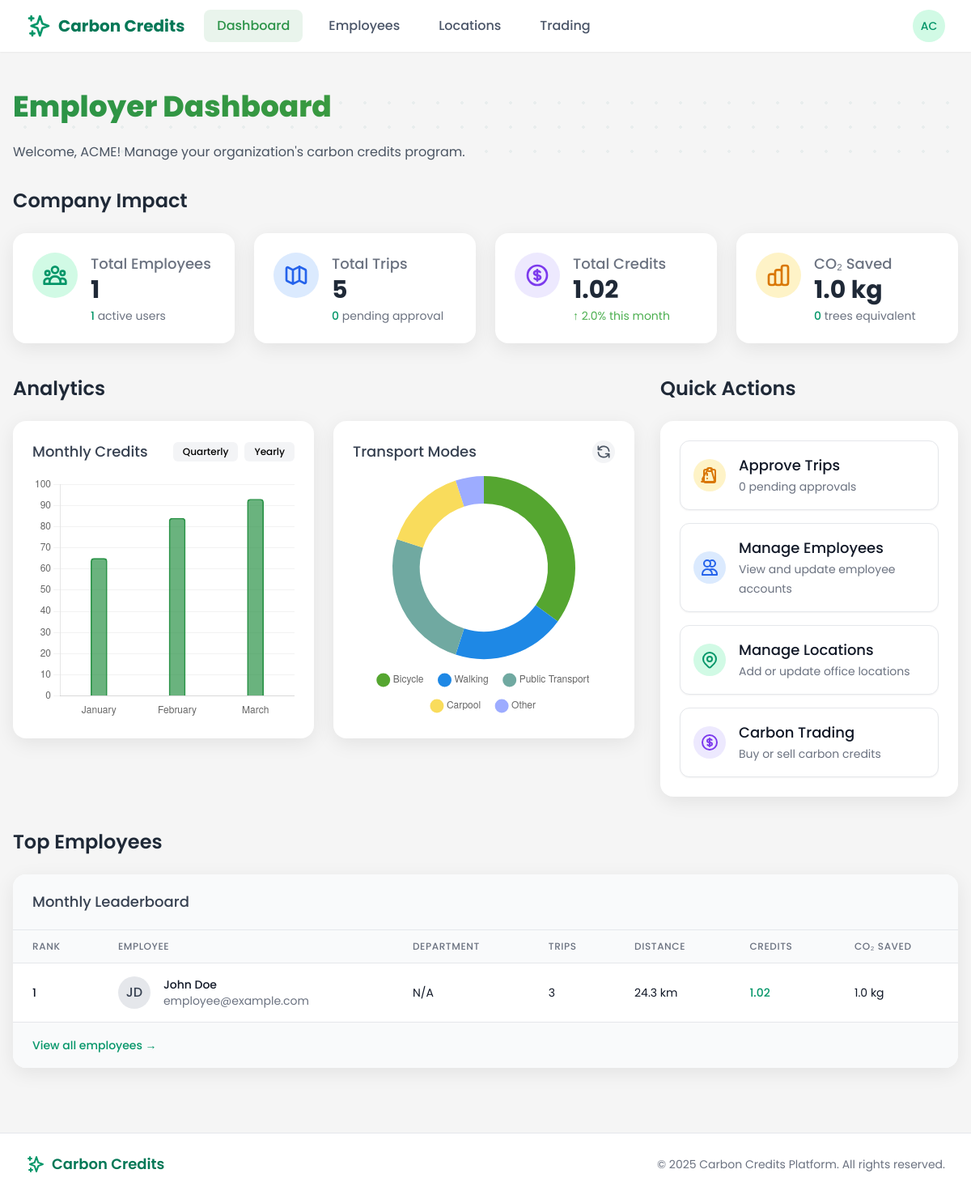
Before: /employer/dashboard/ (signed in) with the older database file.
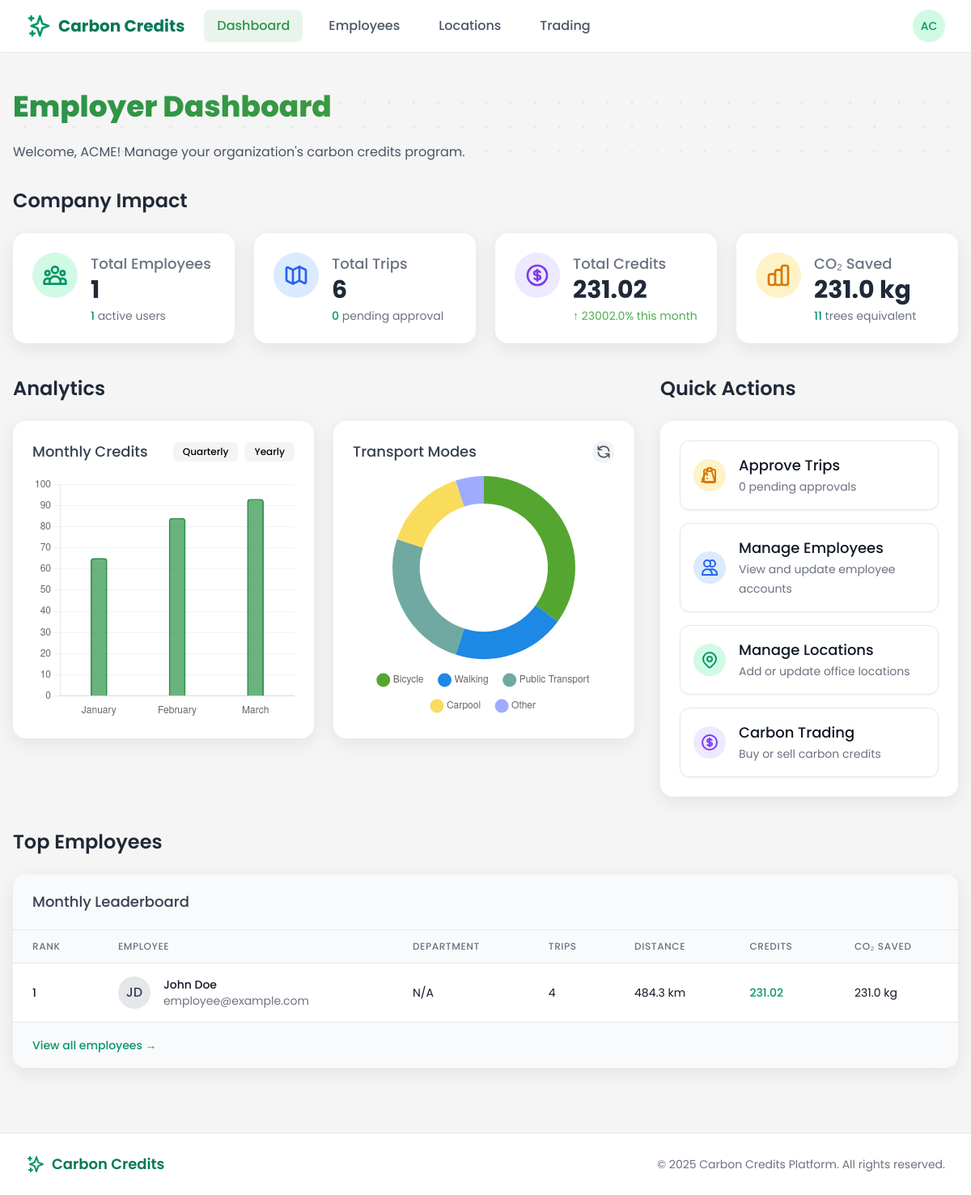
After: the same page with the newer database file.
### users/models.py (models this page shows, shortened)
class CustomUser(AbstractUser):
    is_employee = models.BooleanField(default=False)
    is_employer = models.BooleanField(default=False)
    is_bank_admin = models.BooleanField(default=False)
    is_super_admin = models.BooleanField(default=False)
    email = models.EmailField(_('email address'), unique=True)
    date_joined = models.DateTimeField(default=timezone.now)
    approved = models.BooleanField(default=False)
    USERNAME_FIELD = 'email'
    REQUIRED_FIELDS = ['username', 'first_name', 'last_name']
    class Meta:
        verbose_name = _('user')
        verbose_name_plural = _('users')

### core/views/employer_views.py (the view)
# urls.py: path('dashboard/', dashboard_redirect, name='dashboard'),
@login_required
@user_passes_test(lambda u: u.is_employer)
def dashboard(request):
    employer_profile = request.user.employer_profile
    total_employees = employer_profile.employees.count()
    active_employees = employer_profile.employees.filter(approved=True).count()
    employee_ids = employer_profile.employees.values_list('id', flat=True)
    all_trips = Trip.objects.filter(employee__in=employee_ids)
    total_trips = all_trips.count()
    pending_trips = all_trips.filter(verification_status='pending').count()
    total_credits = all_trips.aggregate(Sum('credits_earned'))['credits_earned__sum'] or 0
    now = timezone.now()
    this_month_start = now.replace(day=1, hour=0, minute=0, second=0, microsecond=0)
    last_month_start = (this_month_start - timedelta(days=1)).replace(day=1)
    this_month_credits = all_trips.filter(start_time__gte=this_month_start).aggregate(Sum('credits_earned'))['credits_earned__sum'] or 0
    last_month_credits = all_trips.filter(start_time__gte=last_month_start, start_time__lt=this_month_start).aggregate(Sum('credits_earned'))['credits_earned__sum'] or 1  # Avoid division by zero
    credits_growth = ((this_month_credits - last_month_credits) / last_month_credits) * 100 if last_month_credits > 0 else 0
    co2_saved = all_trips.aggregate(Sum('carbon_savings'))['carbon_savings__sum'] or 0
    tree_equivalent = int(co2_saved / 21)  # Rough estimate: 1 tree absorbs ~21kg CO2 per year
    top_employees = []
    employee_profiles = employer_profile.employees.filter(approved=True)
    for profile in employee_profiles[:5]:  # Limit to top 5
        employee_trips = all_trips.filter(employee=profile, start_time__gte=this_month_start)
        trip_count = employee_trips.count()
        total_distance = employee_trips.aggregate(Sum('distance_km'))['distance_km__sum'] or 0
        total_credits = employee_trips.aggregate(Sum('credits_earned'))['credits_earned__sum'] or 0
        co2_saved = employee_trips.aggregate(Sum('carbon_savings'))['carbon_savings__sum'] or 0
        if trip_count > 0:
            top_employees.append({
                'user': profile.user,
                'department': getattr(profile, 'department', 'N/A'),
                'trip_count': trip_count,
                'total_distance': total_distance,
                'total_credits': total_credits,
                'co2_saved': co2_saved
            })
    top_employees = sorted(top_employees, key=lambda x: x['total_credits'], reverse=True)
    context = {
        'page_title': 'Employer Dashboard',
        'total_employees': total_employees,
        'active_employees': active_employees,
        'total_trips': total_trips,
        'pending_trips': pending_trips,
        'total_credits': total_credits,
        'credits_growth': credits_growth,
        'co2_saved': co2_saved,
        'tree_equivalent': tree_equivalent,
        'top_employees': top_employees,
    }
    return render(request, 'employer/dashboard.html', context)

### templates/employer/dashboard.html (shortened to what the changed rows need)
{% extends 'base.html' %}
{% block content %}
<div class="dashboard-container px-4 py-6">
    <div class="relative mb-8">
        <div class="relative z-10">
            <h1 class="section-headline text-3xl md:text-4xl font-bold mb-6">Employer Dashboard</h1>
        </div>
    </div>
    <div class="mb-10">
        <h2 class="text-2xl font-semibold text-gray-800 mb-6">Company Impact</h2>
        <div class="grid grid-cols-1 sm:grid-cols-2 lg:grid-cols-4 gap-6">
            <div class="modern-card p-6 stat-card">
                <div class="flex items-start">
                    <div class="ml-4">
                        <h3 class="text-lg font-medium text-gray-500">Total Trips</h3>
                        <p class="text-3xl font-bold text-gray-800">{{ total_trips }}</p>
                        <div class="text-sm text-gray-500 mt-1">
                            <span class="text-green-600 font-medium">{{ pending_trips }}</span> pending approval
                        </div>
                    </div>
                </div>
            </div>
            <div class="modern-card p-6 stat-card">
                <div class="flex items-start">
                    <div class="ml-4">
                        <h3 class="text-lg font-medium text-gray-500">Total Credits</h3>
                        <p class="text-3xl font-bold text-gray-800">{{ total_credits|floatformat:2 }}</p>
                        <div class="text-sm text-gray-500 mt-1">
                            <span class="trend-indicator trend-up">↑ {{ credits_growth|floatformat:1 }}% this month</span>
                        </div>
                    </div>
                </div>
            </div>
            <div class="modern-card p-6 stat-card">
                <div class="flex items-start">
                    <div class="ml-4">
                        <h3 class="text-lg font-medium text-gray-500">CO₂ Saved</h3>
                        <p class="text-3xl font-bold text-gray-800">{{ co2_saved|floatformat:1 }} kg</p>
                        <div class="text-sm text-gray-500 mt-1">
                            <span class="text-green-600 font-medium">{{ tree_equivalent }}</span> trees equivalent
                        </div>
                    </div>
                </div>
            </div>
        </div>
    </div>
    <div class="grid grid-cols-1 lg:grid-cols-3 gap-8 mb-10">
        <div class="lg:col-span-2">
            <h2 class="text-2xl font-semibold text-gray-800 mb-6">Analytics</h2>
        </div>
        <div>
            <h2 class="text-2xl font-semibold text-gray-800 mb-6">Quick Actions</h2>
        </div>
    </div>
    <div class="mb-8">
        <h2 class="text-2xl font-semibold text-gray-800 mb-6">Top Employees</h2>
        <div class="modern-card overflow-hidden">
            <div class="overflow-x-auto">
                <table class="min-w-full divide-y divide-gray-200">
                    <thead class="bg-gray-50">
                        <tr>
                            <th scope="col" class="px-6 py-3 text-left text-xs font-medium text-gray-500 uppercase tracking-wider">Rank</th>
                            <th scope="col" class="px-6 py-3 text-left text-xs font-medium text-gray-500 uppercase tracking-wider">Employee</th>
                            <th scope="col" class="px-6 py-3 text-left text-xs font-medium text-gray-500 uppercase tracking-wider">Department</th>
                            <th scope="col" class="px-6 py-3 text-left text-xs font-medium text-gray-500 uppercase tracking-wider">Trips</th>
                            <th scope="col" class="px-6 py-3 text-left text-xs font-medium text-gray-500 uppercase tracking-wider">Distance</th>
                            <th scope="col" class="px-6 py-3 text-left text-xs font-medium text-gray-500 uppercase tracking-wider">Credits</th>
                            <th scope="col" class="px-6 py-3 text-left text-xs font-medium text-gray-500 uppercase tracking-wider">CO₂ Saved</th>
                        </tr>
                    </thead>
                    <tbody class="bg-white divide-y divide-gray-200">
                        {% for employee in top_employees %}
                        <tr>
                            <td class="px-6 py-4 whitespace-nowrap">
                                <div class="text-sm font-medium text-gray-900">{{ forloop.counter }}</div>
                            </td>
                            <td class="px-6 py-4 whitespace-nowrap">
                                <div class="flex items-center">
                                    <div class="flex-shrink-0 h-10 w-10">
                                        <div class="h-10 w-10 rounded-full bg-gray-200 flex items-center justify-center">
                                            <span class="text-gray-700 font-medium">{{ employee.user.first_name|slice:":1" }}{{ employee.user.last_name|slice:":1" }}</span>
                                        </div>
                                    </div>
                                    <div class="ml-4">
                                        <div class="text-sm font-medium text-gray-900">{{ employee.user.get_full_name }}</div>
                                        <div class="text-sm text-gray-500">{{ employee.user.email }}</div>
                                    </div>
                                </div>
                            </td>
                            <td class="px-6 py-4 whitespace-nowrap">
                                <div class="text-sm text-gray-900">{{ employee.department }}</div>
                            </td>
                            <td class="px-6 py-4 whitespace-nowrap text-sm text-gray-900">
                                {{ employee.trip_count }}
                            </td>
                            <td class="px-6 py-4 whitespace-nowrap text-sm text-gray-900">
                                {{ employee.total_distance|floatformat:1 }} km
                            </td>
                            <td class="px-6 py-4 whitespace-nowrap">
                                <div class="text-sm font-medium text-green-600">{{ employee.total_credits|floatformat:2 }}</div>
                            </td>
                            <td class="px-6 py-4 whitespace-nowrap text-sm text-gray-900">
                                {{ employee.co2_saved|floatformat:1 }} kg
                            </td>
                        </tr>
                        {% empty %}
                        <tr>
                            <td colspan="7" class="px-6 py-4 whitespace-nowrap text-sm text-gray-500 text-center">
                                No employee data available yet.
                            </td>
                        </tr>
                        {% endfor %}
                    </tbody>
                </table>
            </div>
        </div>
    </div>
</div>
{% endblock %}

Changed rows visible on the page:
changed CustomUser "John Doe": trip_count "3" → "4"; total_distance "24.3" → "484.3"; total_credits "1.02" → "231.02"; co2_saved "1.0" → "231.0"
Other visible differences:
{{ total_trips }}: "5" → "6"
{{ total_credits|floatformat:2 }}: "1.02" → "231.02"
{{ credits_growth|floatformat:1 }}: "2.0" → "23002.0"
{{ co2_saved|floatformat:1 }}: "1.0" → "231.0"
{{ tree_equivalent }}: "0" → "11"
